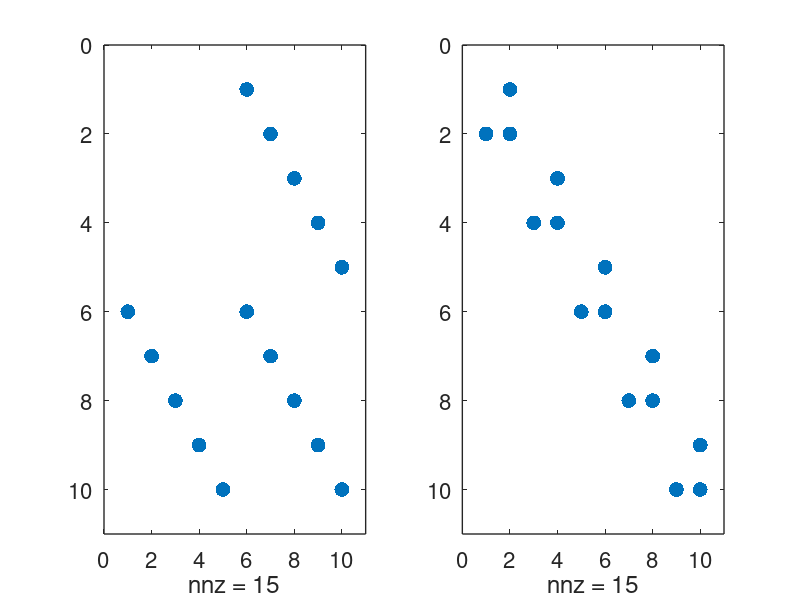

Here is the MATLAB script that generated this plot:
% test exercise 5 of Assignment 2

clear; clc; close all;
set(0, 'defaultaxeslinewidth',  1);
set(0, 'defaultaxesfontsize',   16);
figure('Position',[100 100 800 400]);

m = 5; n = 5; z = 10;
A = [zeros(n), zeros(n,m-n), diag(1:n); 
     zeros(m-n,m+n);
     diag(1:n), zeros(n,m-n), z*eye(n)]; 
% The first permutation 
p = [1:n, m+1:m+n, n+1:m];
A = A(p,p)
subplot(1,2,1); spy(A,'.',32);
% The second permutation 
p = 1:m+n; p(1:2:2*n-1) = 1:n; p(2:2:2*n) = n+(1:n); 
A = A(p,p)
subplot(1,2,2); spy(A,'.',32);


% figure; pcolor(A); axis ij; axis equal; axis([1 9 1 9]);
% figure; imagesc(A); axis equal;
